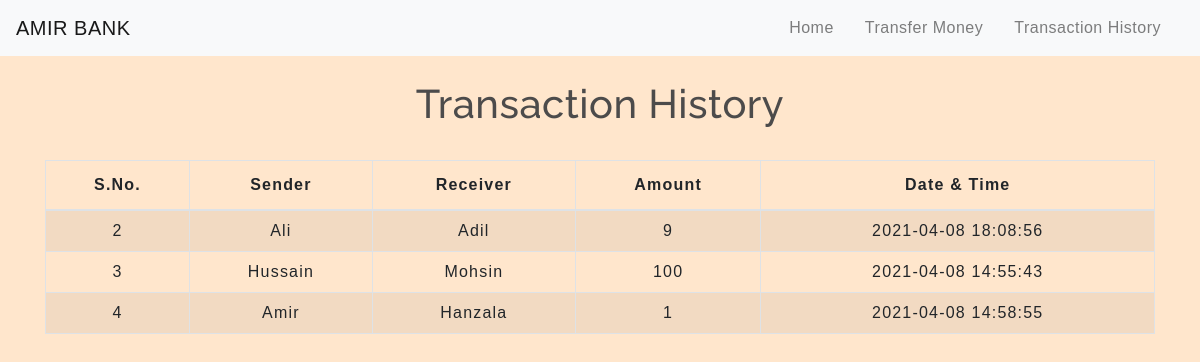
The page /transactionhistory.php on the database its author committed.
### tables this page shows
CREATE TABLE `transaction` (
  `sno` int(3) NOT NULL,
  `sender` text NOT NULL,
  `receiver` text NOT NULL,
  `balance` int(8) NOT NULL,
  `datetime` datetime NOT NULL DEFAULT current_timestamp()
);

### transactionhistory.php (the view, shortened to what this page needs)
<!DOCTYPE html>
<html lang="en">
<head>
    <link rel="stylesheet" href="https://stackpath.bootstrapcdn.com/bootstrap/4.5.2/css/bootstrap.min.css">
    <link rel="stylesheet" type="text/css" href="css/table.css">
    <link rel="stylesheet" type="text/css" href="css/navbar.css">
</head>
<body>
<?php
  include 'navbar.php';
?>
	<div class="container">
        <h2 class="text-center pt-4">Transaction History</h2>
       <br>
       <div class="table-responsive-sm">
    <table class="table table-hover table-striped table-condensed table-bordered">
        <thead>
            <tr>
                <th class="text-center">S.No.</th>
                <th class="text-center">Sender</th>
                <th class="text-center">Receiver</th>
                <th class="text-center">Amount</th>
                <th class="text-center">Date & Time</th>
            </tr>
        </thead>
        <tbody>
        <?php
            include 'config.php';
            $sql ="select * from transaction";
            $query =mysqli_query($conn, $sql);
            while($rows = mysqli_fetch_assoc($query))
            {
        ?>
            <tr>
            <td class="py-2"><?php echo $rows['sno']; ?></td>
            <td class="py-2"><?php echo $rows['sender']; ?></td>
            <td class="py-2"><?php echo $rows['receiver']; ?></td>
            <td class="py-2"><?php echo $rows['balance']; ?> </td>
            <td class="py-2"><?php echo $rows['datetime']; ?> </td>
        <?php
            }
        ?>
        </tbody>
    </table>
    </div>
</div>
</body>
</html>

### css/table.css (style rules this page uses)
* { padding: 0; margin: 0; box-sizing: border-box; font-family: sans-serif; }
h2 { font-size: 40px; }
table { letter-spacing: 1.2px; }
td { text-align: center; }

### css/navbar.css (style rules this page uses)
h2 { color: #4C4B4B; letter-spacing: 0.5px; font-family: raleway; }

### transactionhistory.php (style rules this page uses)
body { background-color:#ffe6cc; }

### rows shown on the page
transaction: sno "2", sender "Ali", receiver "Adil", balance "9", datetime "2021-04-08 18:08:56"
transaction: sno "3", sender "Hussain", receiver "Mohsin", balance "100", datetime "2021-04-08 14:55:43"
transaction: sno "4", sender "Amir", receiver "Hanzala", balance "1", datetime "2021-04-08 14:58:55"
